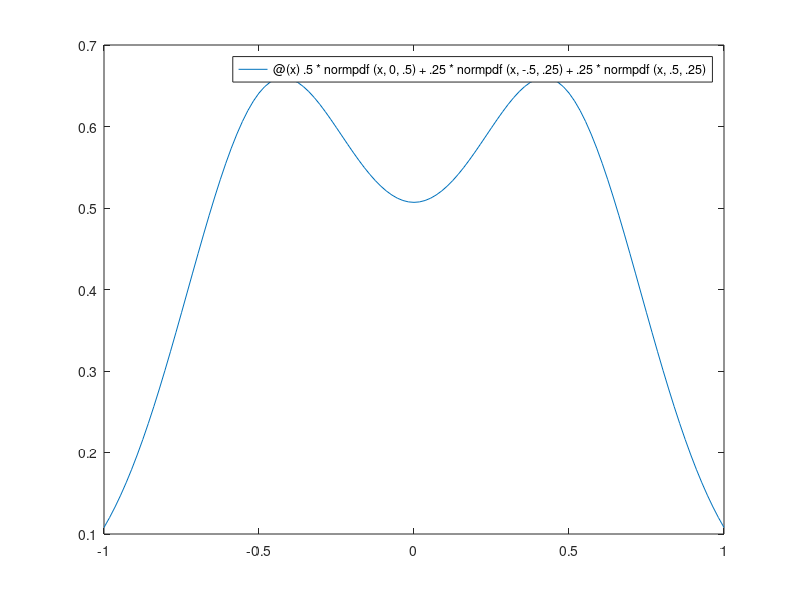

Write the MATLAB code that produced this figure. (Note: this script raises an error after producing the figure.)
%% Initial conditions
% Speed function u(t, x)
a = 2; b = 1;

u = @(t, x) a*x + b;
dudt = @(t, x) zeros(size(x));
dudx = @(t, x) a*ones(size(x));

% u = @(t, x) -a*x/200 + .5*t.*x;
% dudt = @(t, x) .5*x;
% dudx = @(t, x) -a/200 + .5*t;

%% Integration time
T = 1;
t = linspace(0, T, 11);

% Segment of interest
x = linspace(-1, 1, 51);

% Initial density distribution
rho_fun = @(x) .5*normpdf(x, 0, .5) + ...
    .25*normpdf(x, -.5, .25) + ...
    .25*normpdf(x, .5, .25);
rho_0 = rho_fun(x);


figure(1);
fplot(rho_fun, [min(x), max(x)]);
xlabel('$x$', Interpreter = 'latex', FontSize = 16);
legend('$\rho(0, x)$', Interpreter = 'latex', FontSize = 16);

%% Characteristics
x0 = zeros(size(x));

figure(2)
for k = 1 : length(x)
    [t_path, x_path] = ode45(u, [T 0], x(k));
    plot(x_path, t_path);
    hold on;
    x0(k) = x_path(end);

    % Verification
%     x_path = x0(k) * exp(a*t) + b/a*(exp(a*t) - 1);
%     plot(x_path, t, '*k');
end
hold off;
xlabel('$x$', Interpreter = 'latex', FontSize = 16);
ylabel('$t$', Interpreter = 'latex', FontSize = 16);

%% Interpolation of the density function at zeroth time
% Cubic interpolation
rho_0_app = spline(x, rho_0, x0);

figure(3)
fplot(rho_fun, [min([x, x0]), max([x, x0])]);
hold on;
plot(x0, rho_0_app, '*r');
hold off;
xlabel('$x$', Interpreter = 'latex', FontSize = 16);
legend('$\rho(0, x)$', '$\rho(0, x)$ interpolated', Interpreter = 'latex', FontSize = 16, Location = 'best');

%% Conservation of mass equation
% figure(2)
rho = zeros(1, length(x));

for k = 1 : length(x)
    [t_path, x_path] = ode45(u, [T 0], x(k));
    app_rho_0 = spline(x, rho_0, x_path(end));

    dudx_path = dudx(t_path, x_path);
    dpath = [diff(x_path), diff(t_path)];
    h = sqrt(sum(dpath.^2, 2));

    integ = .5*(dudx_path(2:end) + dudx_path(1:end-1)).' * h;
    rho(k) = app_rho_0 * exp(-integ);
end

%% Density change visualisation
figure(3)
plot(x, rho_0, '-s');
hold on;
plot(x, rho, '-d');
hold off;
legend('$\rho(0, x)$', '$\rho(1, x)$', ...
    Interpreter = 'latex', FontSize = 16, Location = 'best');
xlabel('$x$', Interpreter = 'latex', FontSize = 16)
